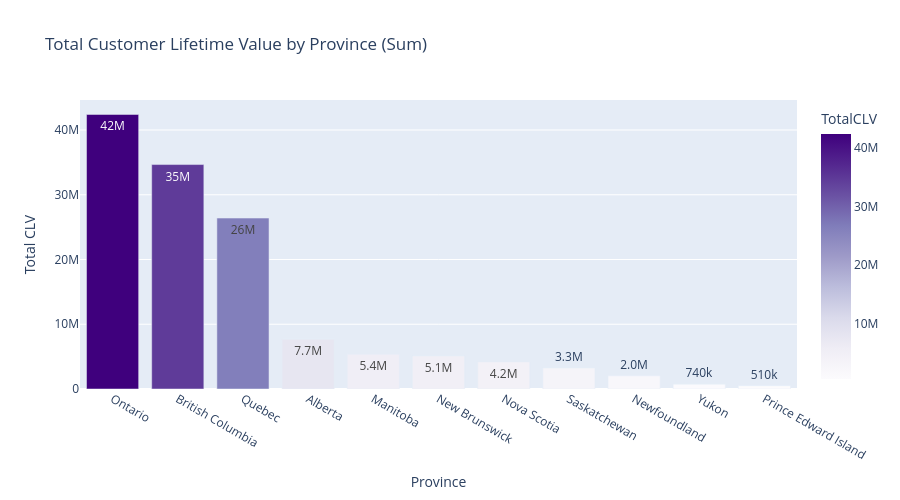

The code cell stored with this chart in its notebook:
### Markdown cell above
#### Province and Customer LifeTime Value (sum) Distribution

### Code cell
clv_sum = (
    customers.groupby('Province or State')['Customer Lifetime Value']
    .sum()
    .reset_index(name='TotalCLV')
    .sort_values('TotalCLV', ascending=False)
)

fig = px.bar(
    clv_sum,
    x='Province or State',
    y='TotalCLV',
    title='Total Customer Lifetime Value by Province (Sum)',
    text_auto='.2s',
    color='TotalCLV',
    color_continuous_scale='Purples'
)
fig.update_layout(xaxis_title='Province', yaxis_title='Total CLV', height=500)
fig.show()

### Figure 1 — Plotly figure (JSON) as saved in the notebook; plotly's stock layout.template omitted (floating-point values rounded to 4 significant figures)
{"data": [{"hovertemplate": "Province or State=%{x}<br>TotalCLV=%{marker.color}<extra></extra>", "legendgroup": "", "marker": {"color": [42400000.0, 34660000.0, 26400000.0, 7701000.0, 5362000.0, 5107000.0, 4187000.0, 3253000.0, 2047000.0, 735500.0, 508500.0], "coloraxis": "coloraxis", "pattern": {"shape": ""}}, "name": "", "orientation": "v", "showlegend": false, "textposition": "auto", "texttemplate": "%{y:.2s}", "type": "bar", "x": ["Ontario", "British Columbia", "Quebec", "Alberta", "Manitoba", "New Brunswick", "Nova Scotia", "Saskatchewan", "Newfoundland", "Yukon", "Prince Edward Island"], "xaxis": "x", "y": [42400000.0, 34660000.0, 26400000.0, 7701000.0, 5362000.0, 5107000.0, 4187000.0, 3253000.0, 2047000.0, 735500.0, 508500.0], "yaxis": "y"}], "layout": {"barmode": "relative", "coloraxis": {"colorbar": {"title": {"text": "TotalCLV"}}, "colorscale": [[0, "rgb(252,251,253)"], [0.125, "rgb(239,237,245)"], [0.25, "rgb(218,218,235)"], [0.375, "rgb(188,189,220)"], [0.5, "rgb(158,154,200)"], [0.625, "rgb(128,125,186)"], [0.75, "rgb(106,81,163)"], [0.875, "rgb(84,39,143)"], [1, "rgb(63,0,125)"]]}, "height": 500, "legend": {"tracegroupgap": 0}, "title": {"text": "Total Customer Lifetime Value by Province (Sum)"}, "xaxis": {"anchor": "y", "domain": [0, 1], "title": {"text": "Province"}}, "yaxis": {"anchor": "x", "domain": [0, 1], "title": {"text": "Total CLV"}}}}
